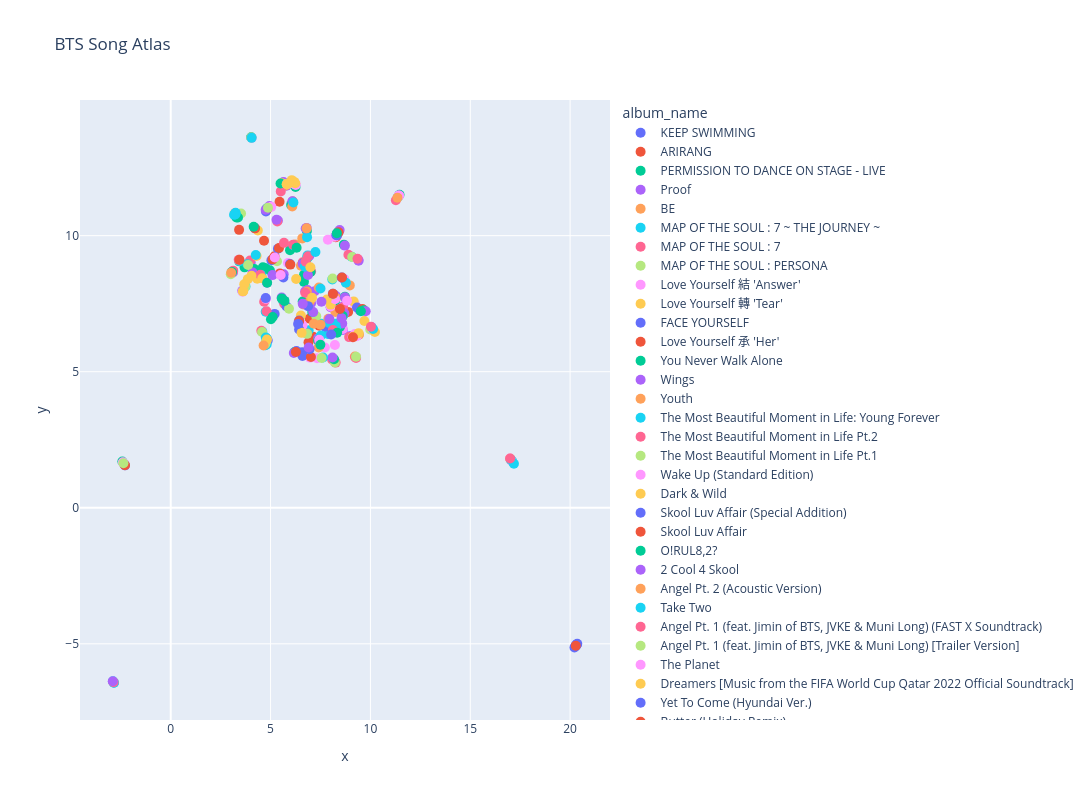

The cell this chart's notebook holds for it:
### Code cell
fig = px.scatter(
    song_atlas, 
    x="x",
    y="y",
    color="album_name",
    hover_name="track_name",
    hover_data=["release_year"],
    width=1200,
    height=800,
    title="BTS Song Atlas"
)

fig.update_traces(marker=dict(size=10))

fig.show()
